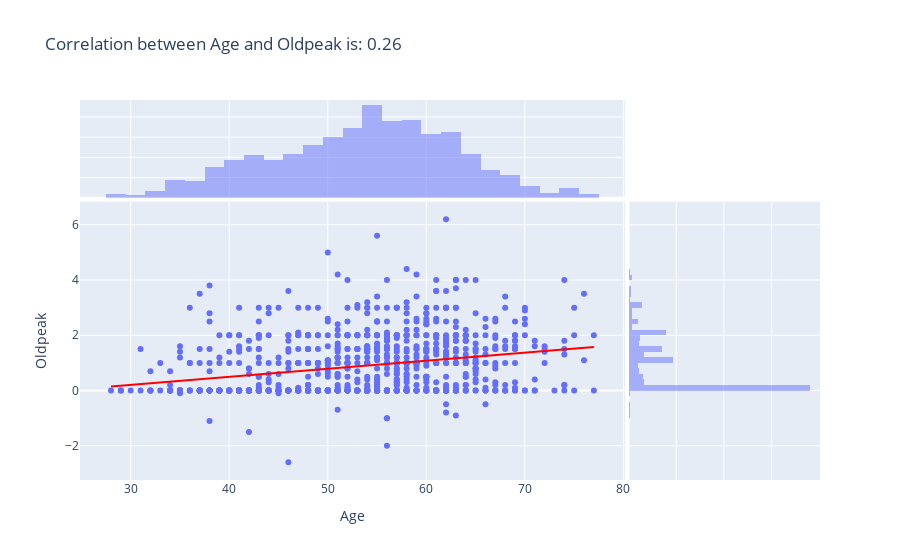

The notebook cell saved with this chart:
### Code cell
corr_value = heart_df["Age"].corr(heart_df["Oldpeak"])

fig = px.scatter(
    data_frame = heart_df,
    x="Age",
    y="Oldpeak",
    marginal_x="histogram",
    marginal_y="histogram",
    trendline="ols",
    trendline_color_override="red",
    title=f"Correlation between Age and Oldpeak is: {corr_value:.2f}",
)

fig.show()

### Figure 1 — Plotly figure (JSON) as saved in the notebook; plotly's stock layout.template omitted (floating-point values rounded to 4 significant figures; data arrays with more than 128 entries replaced by an {"elided": "..."} marker saying what was removed)
{"data": [{"hovertemplate": "Age=%{x}<br>Oldpeak=%{y}<extra></extra>", "legendgroup": "", "marker": {"color": "#636efa", "symbol": "circle"}, "mode": "markers", "name": "", "orientation": "v", "showlegend": false, "type": "scatter", "x": {"elided": "918 int values"}, "xaxis": "x", "y": {"elided": "918 float values"}, "yaxis": "y"}, {"alignmentgroup": "True", "bingroup": "x", "hovertemplate": "Age=%{x}<br>count=%{y}<extra></extra>", "legendgroup": "", "marker": {"color": "#636efa"}, "name": "", "offsetgroup": "", "opacity": 0.5, "showlegend": false, "type": "histogram", "x": {"elided": "918 int values"}, "xaxis": "x3", "yaxis": "y3"}, {"alignmentgroup": "True", "bingroup": "y", "hovertemplate": "Oldpeak=%{y}<br>count=%{x}<extra></extra>", "legendgroup": "", "marker": {"color": "#636efa"}, "name": "", "offsetgroup": "", "opacity": 0.5, "showlegend": false, "type": "histogram", "xaxis": "x2", "y": {"elided": "918 float values"}, "yaxis": "y2"}, {"hovertemplate": "<b>OLS trendline</b><br>Oldpeak = 0.0292419 * Age + -0.677395<br>R<sup>2</sup>=0.066880<br><br>Age=%{x}<br>Oldpeak=%{y} <b>(trend)</b><extra></extra>", "legendgroup": "", "line": {"color": "red"}, "marker": {"color": "#636efa", "symbol": "circle"}, "mode": "lines", "name": "", "showlegend": false, "type": "scatter", "x": {"elided": "918 int values"}, "xaxis": "x", "y": {"elided": "918 float values"}, "yaxis": "y"}], "layout": {"barmode": "overlay", "legend": {"tracegroupgap": 0}, "title": {"text": "Correlation between Age and Oldpeak is: 0.26"}, "xaxis": {"anchor": "y", "domain": [0, 0.7363], "title": {"text": "Age"}}, "xaxis2": {"anchor": "y2", "domain": [0.7413, 1], "matches": "x2", "showgrid": true, "showline": false, "showticklabels": false, "ticks": ""}, "xaxis3": {"anchor": "y3", "domain": [0, 0.7363], "matches": "x", "showgrid": true, "showticklabels": false}, "xaxis4": {"anchor": "y4", "domain": [0.7413, 1], "matches": "x2", "showgrid": true, "showline": false, "showticklabels": false, "ticks": ""}, "yaxis": {"anchor": "x", "domain": [0, 0.7326], "title": {"text": "Oldpeak"}}, "yaxis2": {"anchor": "x2", "domain": [0, 0.7326], "matches": "y", "showgrid": true, "showticklabels": false}, "yaxis3": {"anchor": "x3", "domain": [0.7426, 1], "matches": "y3", "showgrid": true, "showline": false, "showticklabels": false, "ticks": ""}, "yaxis4": {"anchor": "x4", "domain": [0.7426, 1], "matches": "y3", "showgrid": true, "showline": false, "showticklabels": false, "ticks": ""}}}
